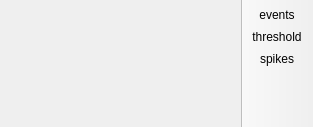
<?xml version="1.0" encoding="UTF-8"?>
<ui version="4.0">
 <class>MainWindow</class>
 <widget class="QMainWindow" name="MainWindow">
  <property name="geometry">
   <rect>
    <x>0</x>
    <y>0</y>
    <width>313</width>
    <height>127</height>
   </rect>
  </property>
  <property name="sizePolicy">
   <sizepolicy hsizetype="Preferred" vsizetype="Fixed">
    <horstretch>0</horstretch>
    <verstretch>0</verstretch>
   </sizepolicy>
  </property>
  <property name="windowTitle">
   <string>MainWindow</string>
  </property>
  <widget class="QWidget" name="centralwidget">
   <layout class="QVBoxLayout" name="verticalLayout_2">
    <property name="leftMargin">
     <number>0</number>
    </property>
    <property name="topMargin">
     <number>0</number>
    </property>
    <property name="rightMargin">
     <number>0</number>
    </property>
    <property name="bottomMargin">
     <number>0</number>
    </property>
    <item>
     <layout class="QVBoxLayout" name="verticalLayout"/>
    </item>
   </layout>
  </widget>
  <widget class="QToolBar" name="toolBar">
   <property name="enabled">
    <bool>true</bool>
   </property>
   <property name="sizePolicy">
    <sizepolicy hsizetype="Fixed" vsizetype="Preferred">
     <horstretch>0</horstretch>
     <verstretch>0</verstretch>
    </sizepolicy>
   </property>
   <property name="windowTitle">
    <string>toolBar</string>
   </property>
   <property name="movable">
    <bool>false</bool>
   </property>
   <property name="allowedAreas">
    <set>Qt::NoToolBarArea</set>
   </property>
   <property name="orientation">
    <enum>Qt::Vertical</enum>
   </property>
   <property name="floatable">
    <bool>false</bool>
   </property>
   <attribute name="toolBarArea">
    <enum>RightToolBarArea</enum>
   </attribute>
   <attribute name="toolBarBreak">
    <bool>true</bool>
   </attribute>
   <addaction name="action_events"/>
   <addaction name="action_threshold"/>
   <addaction name="action_spikes"/>
  </widget>
  <action name="action_events">
   <property name="checkable">
    <bool>true</bool>
   </property>
   <property name="text">
    <string>events</string>
   </property>
   <property name="toolTip">
    <string>show events</string>
   </property>
  </action>
  <action name="action_threshold">
   <property name="checkable">
    <bool>true</bool>
   </property>
   <property name="checked">
    <bool>false</bool>
   </property>
   <property name="text">
    <string>threshold</string>
   </property>
   <property name="toolTip">
    <string>show threshold</string>
   </property>
  </action>
  <action name="action_spikes">
   <property name="checkable">
    <bool>true</bool>
   </property>
   <property name="text">
    <string>spikes</string>
   </property>
   <property name="toolTip">
    <string>show spikes</string>
   </property>
  </action>
 </widget>
 <resources/>
 <connections/>
</ui>
